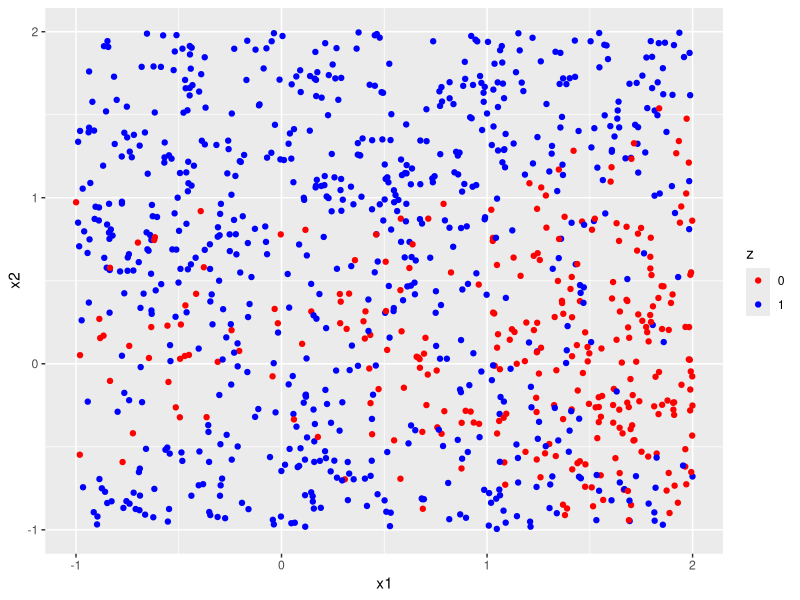
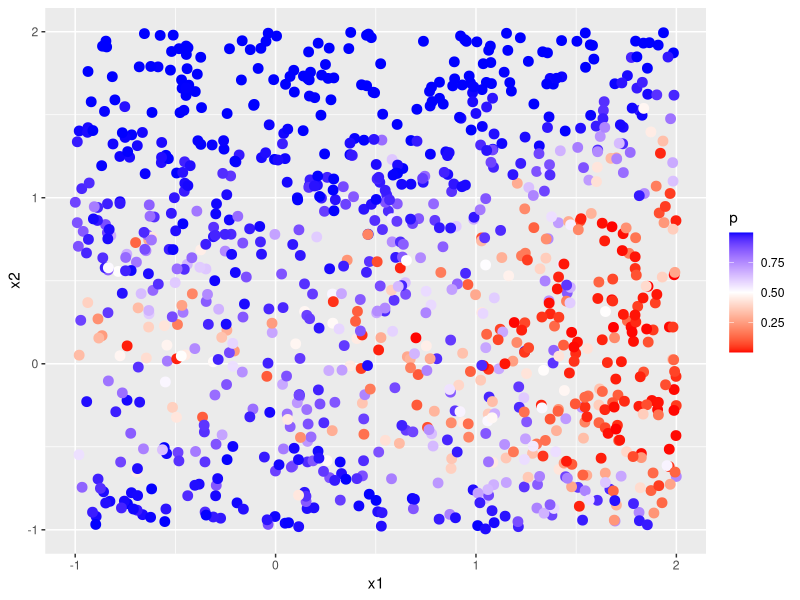

Write the R code that produced these figures, in order.
#######################################################
## K-fold Cross Validation
##  with KNN models
library(ggplot2)
library(dplyr)
##the R knn, only for classification
library(class)
##R knn.reg, for regression
library(FNN)


b0 <- 1
b1 <- -1
b2 <- -1
b3 <- -1
b4 <- 4


N <- 1000
x1 <- runif(N,-1,2)
x2 <- runif(N,-1,2)
y <- b0+b1*x1+b2*x2+b3*x1^2+b4*x2^2+rnorm(N,0,2)
#y <- b0+b1*x1+b2*x2
p <- exp(y)/(1+exp(y))

z <- rbinom(N,1,prob=p)
dat.df <- data.frame(x1,x2,z=factor(z),p,z.bayes=p>0.5)

##Bayes Error Rate
with(dat.df,mean((z==1) != z.bayes))

## with(dat.df,mean( z.bayes))
## with(dat.df,mean( z==1))
##

ggplot(dat.df,aes(x1,x2,color=z))+geom_point()+
    scale_color_manual(values=c("red","blue"))

ggplot(dat.df,aes(x1,x2,color=p))+geom_point(size=3)+
    scale_color_gradient2(low="red",high="blue",midpoint=0.5,mid="white")

mod1 <- glm(z~x1+x2,data=dat.df,family="binomial")
summary(mod1)

pred <- predict(mod1,type="response")

##Bayes Error Rate
(err.bayes <- with(dat.df,mean((z==1) != z.bayes)))

##model error rate
with(dat.df,mean((pred>0.5)!=(z==1)))


#######################################################
## estimate Error Rate Using K-Fold Cross-validation
#######################################################
names(dat.df)
dat.df <- select(dat.df,-p,-z.bayes)

model.strs <- c(
    "z~x1",
    "z~x2",
    "z~x1+x2",
    "z~x1+x2+I(x1^2)",
    "z~x1+x2+I(x2^2)",
    "z~x1+x2+I(x1^2)+I(x2^2)",
    "z~x1+x2+I(x1^2)+I(x2^2)+x1*x2")

K<-10
cv.errRate <- matrix(nrow=K)
folds <- sample(1:K,N,rep=T)
modVal <- 1
for(k in 1:K){
    test <- folds==k
    test.df <- dat.df[test,]
    train.df <- dat.df[!test,]
    mod1 <- glm(formula(model.strs[modVal]),data=train.df,family="binomial")
    pred <- predict(mod1,newdata=test.df,type="response")
    test.df <- mutate(test.df,z.pred=ifelse(pred>0.5,1,0))
    cv.errRate[k,] <- with(test.df,mean(z !=z.pred))
}
mean(cv.errRate)

cv.errRate
summary(mod1)
